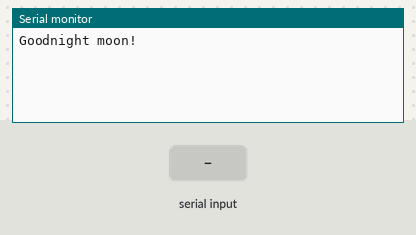
This sketch was run on a simulated Arduino Zero (SAMD21). On the bench: the last lines printed to the serial monitor. The inputs (shaded band) are chosen by the test bench.

Above: at 1.2 s.
1.3 s: "1" received over Serial
At 1.9 s:
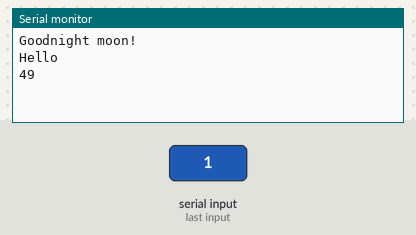
2.8 s: "0" received over Serial
At 4.0 s:
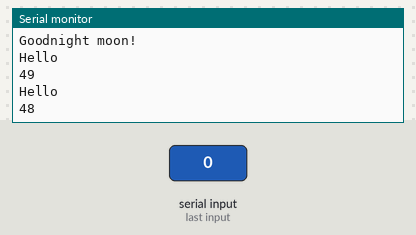
4.3 s: "2" received over Serial
At 5.3 s:
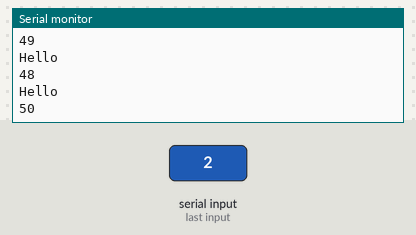

Measured:
- after the input at 1.3 s, the serial monitor: prints a new line at once (image 1)
- after the input at 2.8 s, the serial monitor: prints a new line at once (image 2)
- after the input at 4.3 s, the serial monitor: prints a new line at once (image 3)

The sketch:

serial_example.ino
```cpp
void setup() {
  // put your setup code here, to run once:

  // Open serial communications and wait for port to open:
  Serial.begin(9600);
  SerialUSB.begin(9600);
  while (!SerialUSB) {
    ; // wait for serial port to connect. Needed for Leonardo only
  }


  Serial.println("Goodnight moon!");

}

void loop() {
  // put your main code here, to run repeatedly:

  if (SerialUSB.available()) {
    SerialUSB.println("Hello");
    SerialUSB.println(SerialUSB.read());
  }

}
```
